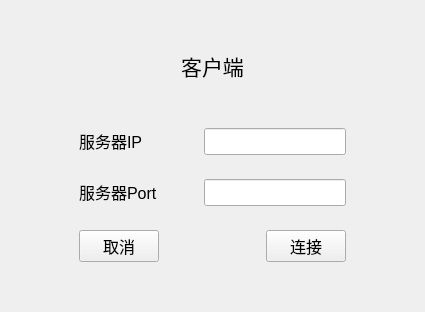
<?xml version="1.0" encoding="UTF-8"?>
<ui version="4.0">
 <class>Widget</class>
 <widget class="QWidget" name="Widget">
  <property name="geometry">
   <rect>
    <x>0</x>
    <y>0</y>
    <width>425</width>
    <height>312</height>
   </rect>
  </property>
  <property name="windowTitle">
   <string>Widget</string>
  </property>
  <layout class="QGridLayout" name="gridLayout_2">
   <item row="0" column="0">
    <layout class="QGridLayout" name="gridLayout">
     <item row="0" column="1">
      <spacer name="verticalSpacer_3">
       <property name="orientation">
        <enum>Qt::Vertical</enum>
       </property>
       <property name="sizeHint" stdset="0">
        <size>
         <width>20</width>
         <height>40</height>
        </size>
       </property>
      </spacer>
     </item>
     <item row="1" column="0">
      <spacer name="horizontalSpacer_4">
       <property name="orientation">
        <enum>Qt::Horizontal</enum>
       </property>
       <property name="sizeHint" stdset="0">
        <size>
         <width>40</width>
         <height>20</height>
        </size>
       </property>
      </spacer>
     </item>
     <item row="1" column="1">
      <layout class="QVBoxLayout" name="verticalLayout">
       <item>
        <widget class="QLabel" name="label">
         <property name="font">
          <font>
           <pointsize>16</pointsize>
          </font>
         </property>
         <property name="text">
          <string>&lt;html&gt;&lt;head/&gt;&lt;body&gt;&lt;p align=&quot;center&quot;&gt;&lt;span style=&quot; font-size:16pt;&quot;&gt;客户端&lt;/span&gt;&lt;/p&gt;&lt;/body&gt;&lt;/html&gt;</string>
         </property>
        </widget>
       </item>
       <item>
        <spacer name="verticalSpacer">
         <property name="orientation">
          <enum>Qt::Vertical</enum>
         </property>
         <property name="sizeHint" stdset="0">
          <size>
           <width>20</width>
           <height>40</height>
          </size>
         </property>
        </spacer>
       </item>
       <item>
        <layout class="QHBoxLayout" name="horizontalLayout">
         <item>
          <widget class="QLabel" name="label_2">
           <property name="text">
            <string>&lt;html&gt;&lt;head/&gt;&lt;body&gt;&lt;p&gt;&lt;span style=&quot; font-size:12pt;&quot;&gt;服务器IP&lt;/span&gt;&lt;/p&gt;&lt;/body&gt;&lt;/html&gt;</string>
           </property>
          </widget>
         </item>
         <item>
          <spacer name="horizontalSpacer">
           <property name="orientation">
            <enum>Qt::Horizontal</enum>
           </property>
           <property name="sizeHint" stdset="0">
            <size>
             <width>40</width>
             <height>20</height>
            </size>
           </property>
          </spacer>
         </item>
         <item>
          <widget class="QLineEdit" name="ipEdit">
           <property name="font">
            <font>
             <pointsize>12</pointsize>
            </font>
           </property>
          </widget>
         </item>
        </layout>
       </item>
       <item>
        <spacer name="verticalSpacer_5">
         <property name="orientation">
          <enum>Qt::Vertical</enum>
         </property>
         <property name="sizeHint" stdset="0">
          <size>
           <width>20</width>
           <height>18</height>
          </size>
         </property>
        </spacer>
       </item>
       <item>
        <layout class="QHBoxLayout" name="horizontalLayout_2">
         <item>
          <widget class="QLabel" name="label_3">
           <property name="text">
            <string>&lt;html&gt;&lt;head/&gt;&lt;body&gt;&lt;p&gt;&lt;span style=&quot; font-size:12pt;&quot;&gt;服务器Port&lt;/span&gt;&lt;/p&gt;&lt;/body&gt;&lt;/html&gt;</string>
           </property>
          </widget>
         </item>
         <item>
          <spacer name="horizontalSpacer_2">
           <property name="orientation">
            <enum>Qt::Horizontal</enum>
           </property>
           <property name="sizeHint" stdset="0">
            <size>
             <width>40</width>
             <height>20</height>
            </size>
           </property>
          </spacer>
         </item>
         <item>
          <widget class="QLineEdit" name="portEdit">
           <property name="font">
            <font>
             <pointsize>12</pointsize>
            </font>
           </property>
          </widget>
         </item>
        </layout>
       </item>
       <item>
        <spacer name="verticalSpacer_4">
         <property name="orientation">
          <enum>Qt::Vertical</enum>
         </property>
         <property name="sizeHint" stdset="0">
          <size>
           <width>20</width>
           <height>18</height>
          </size>
         </property>
        </spacer>
       </item>
       <item>
        <layout class="QHBoxLayout" name="horizontalLayout_3">
         <item>
          <widget class="QPushButton" name="cancelButton">
           <property name="font">
            <font>
             <pointsize>12</pointsize>
            </font>
           </property>
           <property name="text">
            <string>取消</string>
           </property>
          </widget>
         </item>
         <item>
          <spacer name="horizontalSpacer_3">
           <property name="orientation">
            <enum>Qt::Horizontal</enum>
           </property>
           <property name="sizeHint" stdset="0">
            <size>
             <width>40</width>
             <height>20</height>
            </size>
           </property>
          </spacer>
         </item>
         <item>
          <widget class="QPushButton" name="connectButton">
           <property name="font">
            <font>
             <pointsize>12</pointsize>
            </font>
           </property>
           <property name="text">
            <string>连接</string>
           </property>
          </widget>
         </item>
        </layout>
       </item>
      </layout>
     </item>
     <item row="1" column="2">
      <spacer name="horizontalSpacer_5">
       <property name="orientation">
        <enum>Qt::Horizontal</enum>
       </property>
       <property name="sizeHint" stdset="0">
        <size>
         <width>58</width>
         <height>20</height>
        </size>
       </property>
      </spacer>
     </item>
     <item row="2" column="1">
      <spacer name="verticalSpacer_2">
       <property name="orientation">
        <enum>Qt::Vertical</enum>
       </property>
       <property name="sizeHint" stdset="0">
        <size>
         <width>20</width>
         <height>40</height>
        </size>
       </property>
      </spacer>
     </item>
    </layout>
   </item>
  </layout>
 </widget>
 <layoutdefault spacing="6" margin="11"/>
 <resources/>
 <connections/>
</ui>
